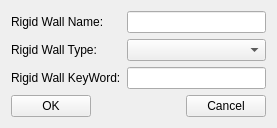
<?xml version="1.0" encoding="UTF-8"?>
<ui version="4.0">
 <class>GUIRigidWallTypeDialog</class>
 <widget class="QWidget" name="GUIRigidWallTypeDialog">
  <property name="geometry">
   <rect>
    <x>0</x>
    <y>0</y>
    <width>277</width>
    <height>118</height>
   </rect>
  </property>
  <property name="windowTitle">
   <string>Rigid Wall</string>
  </property>
  <layout class="QGridLayout" name="gridLayout">
   <item row="0" column="0">
    <widget class="QLabel" name="label_2">
     <property name="text">
      <string>Rigid Wall Name:</string>
     </property>
    </widget>
   </item>
   <item row="0" column="1">
    <widget class="QLineEdit" name="lineEdit_name"/>
   </item>
   <item row="1" column="0">
    <widget class="QLabel" name="label">
     <property name="text">
      <string>Rigid Wall Type:</string>
     </property>
    </widget>
   </item>
   <item row="1" column="1">
    <widget class="QComboBox" name="comboBox_type"/>
   </item>
   <item row="2" column="0">
    <widget class="QLabel" name="label_3">
     <property name="text">
      <string>Rigid Wall KeyWord:</string>
     </property>
    </widget>
   </item>
   <item row="2" column="1">
    <widget class="QLineEdit" name="lineEdit"/>
   </item>
   <item row="3" column="0" colspan="2">
    <layout class="QHBoxLayout" name="horizontalLayout">
     <item>
      <widget class="QPushButton" name="pushButtonOK">
       <property name="text">
        <string>OK</string>
       </property>
      </widget>
     </item>
     <item>
      <spacer name="horizontalSpacer">
       <property name="orientation">
        <enum>Qt::Horizontal</enum>
       </property>
       <property name="sizeHint" stdset="0">
        <size>
         <width>40</width>
         <height>20</height>
        </size>
       </property>
      </spacer>
     </item>
     <item>
      <widget class="QPushButton" name="pushButtonCancel">
       <property name="text">
        <string>Cancel</string>
       </property>
      </widget>
     </item>
    </layout>
   </item>
  </layout>
 </widget>
 <resources/>
 <connections/>
</ui>
